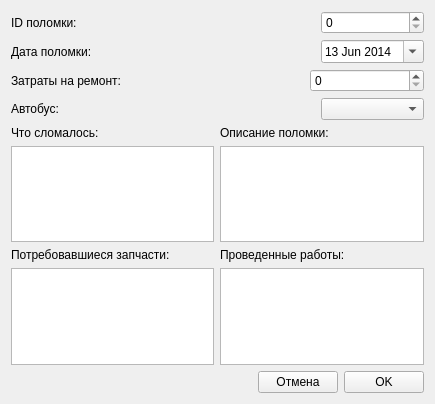
<?xml version="1.0" encoding="UTF-8"?>
<ui version="4.0">
 <class>Form</class>
 <widget class="QWidget" name="Form">
  <property name="geometry">
   <rect>
    <x>0</x>
    <y>0</y>
    <width>435</width>
    <height>404</height>
   </rect>
  </property>
  <property name="windowTitle">
   <string>Form</string>
  </property>
  <property name="windowIcon">
   <iconset>
    <normaloff>icons/1403292157_Edit.png</normaloff>icons/1403292157_Edit.png</iconset>
  </property>
  <layout class="QVBoxLayout" name="verticalLayout_5">
   <item>
    <layout class="QHBoxLayout" name="horizontalLayout_3">
     <item>
      <widget class="QLabel" name="label">
       <property name="text">
        <string>ID поломки:</string>
       </property>
      </widget>
     </item>
     <item>
      <spacer name="horizontalSpacer">
       <property name="orientation">
        <enum>Qt::Horizontal</enum>
       </property>
       <property name="sizeType">
        <enum>QSizePolicy::Fixed</enum>
       </property>
       <property name="sizeHint" stdset="0">
        <size>
         <width>200</width>
         <height>20</height>
        </size>
       </property>
      </spacer>
     </item>
     <item>
      <widget class="QSpinBox" name="idSpinBox">
       <property name="enabled">
        <bool>true</bool>
       </property>
       <property name="maximum">
        <number>1000</number>
       </property>
      </widget>
     </item>
    </layout>
   </item>
   <item>
    <layout class="QHBoxLayout" name="horizontalLayout_2">
     <item>
      <widget class="QLabel" name="label_2">
       <property name="text">
        <string>Дата поломки:</string>
       </property>
      </widget>
     </item>
     <item>
      <spacer name="horizontalSpacer_2">
       <property name="orientation">
        <enum>Qt::Horizontal</enum>
       </property>
       <property name="sizeType">
        <enum>QSizePolicy::Fixed</enum>
       </property>
       <property name="sizeHint" stdset="0">
        <size>
         <width>200</width>
         <height>20</height>
        </size>
       </property>
      </spacer>
     </item>
     <item>
      <widget class="QDateEdit" name="dateEdit">
       <property name="date">
        <date>
         <year>2014</year>
         <month>6</month>
         <day>13</day>
        </date>
       </property>
       <property name="calendarPopup">
        <bool>true</bool>
       </property>
      </widget>
     </item>
    </layout>
   </item>
   <item>
    <layout class="QHBoxLayout" name="horizontalLayout">
     <item>
      <widget class="QLabel" name="label_3">
       <property name="text">
        <string>Затраты на ремонт:</string>
       </property>
      </widget>
     </item>
     <item>
      <spacer name="horizontalSpacer_3">
       <property name="orientation">
        <enum>Qt::Horizontal</enum>
       </property>
       <property name="sizeType">
        <enum>QSizePolicy::Fixed</enum>
       </property>
       <property name="sizeHint" stdset="0">
        <size>
         <width>178</width>
         <height>20</height>
        </size>
       </property>
      </spacer>
     </item>
     <item>
      <widget class="QSpinBox" name="costsSpinBox">
       <property name="maximum">
        <number>1000000</number>
       </property>
      </widget>
     </item>
    </layout>
   </item>
   <item>
    <layout class="QHBoxLayout" name="horizontalLayout_5">
     <item>
      <widget class="QLabel" name="label_8">
       <property name="text">
        <string>Автобус:</string>
       </property>
      </widget>
     </item>
     <item>
      <spacer name="horizontalSpacer_5">
       <property name="orientation">
        <enum>Qt::Horizontal</enum>
       </property>
       <property name="sizeType">
        <enum>QSizePolicy::Fixed</enum>
       </property>
       <property name="sizeHint" stdset="0">
        <size>
         <width>200</width>
         <height>20</height>
        </size>
       </property>
      </spacer>
     </item>
     <item>
      <widget class="QComboBox" name="busComboBox"/>
     </item>
    </layout>
   </item>
   <item>
    <layout class="QGridLayout" name="gridLayout">
     <item row="0" column="0">
      <layout class="QVBoxLayout" name="verticalLayout">
       <item>
        <widget class="QLabel" name="label_4">
         <property name="text">
          <string>Что сломалось:</string>
         </property>
        </widget>
       </item>
       <item>
        <widget class="QTextEdit" name="breaksWhatTextEdit"/>
       </item>
      </layout>
     </item>
     <item row="0" column="1">
      <layout class="QVBoxLayout" name="verticalLayout_3">
       <item>
        <widget class="QLabel" name="label_5">
         <property name="text">
          <string>Описание поломки:</string>
         </property>
        </widget>
       </item>
       <item>
        <widget class="QTextEdit" name="descriptionTextEdit"/>
       </item>
      </layout>
     </item>
     <item row="1" column="0">
      <layout class="QVBoxLayout" name="verticalLayout_2">
       <item>
        <widget class="QLabel" name="label_6">
         <property name="text">
          <string>Потребовавшиеся запчасти:</string>
         </property>
        </widget>
       </item>
       <item>
        <widget class="QTextEdit" name="sparePartsTextEdit"/>
       </item>
      </layout>
     </item>
     <item row="1" column="1">
      <layout class="QVBoxLayout" name="verticalLayout_4">
       <item>
        <widget class="QLabel" name="label_7">
         <property name="text">
          <string>Проведенные работы:</string>
         </property>
        </widget>
       </item>
       <item>
        <widget class="QTextEdit" name="worksTextEdit"/>
       </item>
      </layout>
     </item>
    </layout>
   </item>
   <item>
    <layout class="QHBoxLayout" name="horizontalLayout_4">
     <item>
      <spacer name="horizontalSpacer_4">
       <property name="orientation">
        <enum>Qt::Horizontal</enum>
       </property>
       <property name="sizeHint" stdset="0">
        <size>
         <width>40</width>
         <height>20</height>
        </size>
       </property>
      </spacer>
     </item>
     <item>
      <widget class="QPushButton" name="cancelPushButton">
       <property name="text">
        <string>Отмена</string>
       </property>
       <property name="icon">
        <iconset>
         <normaloff>icons/1403362143_Cancel.png</normaloff>icons/1403362143_Cancel.png</iconset>
       </property>
      </widget>
     </item>
     <item>
      <widget class="QPushButton" name="okPushButton">
       <property name="text">
        <string>OK</string>
       </property>
       <property name="icon">
        <iconset>
         <normaloff>icons/1403362089_Check.png</normaloff>icons/1403362089_Check.png</iconset>
       </property>
      </widget>
     </item>
    </layout>
   </item>
  </layout>
 </widget>
 <resources/>
 <connections/>
</ui>
